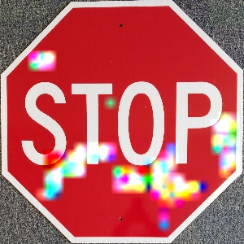
#> input picture GRAPHITE/example_outputs/stop_to_ped_attack.png, 244 x 244 px
$ python extract_image.py
#> lines starting #> are read from the running program, lines starting #| are printed output that depends on the picture; pictures that were not available may be replaced by others from this repository, and a replacement may not be noted
import cv2
import numpy as np
import os

img = cv2.imread('stop_to_ped_attack.png')
#> img is the input picture: shape (244, 244, 3); mean B, G, R 99.1, 95.4, 187.1
print(img.shape)
#| (244, 244, 3)
masked_img = cv2.imread('stop_to_ped_mask.png')
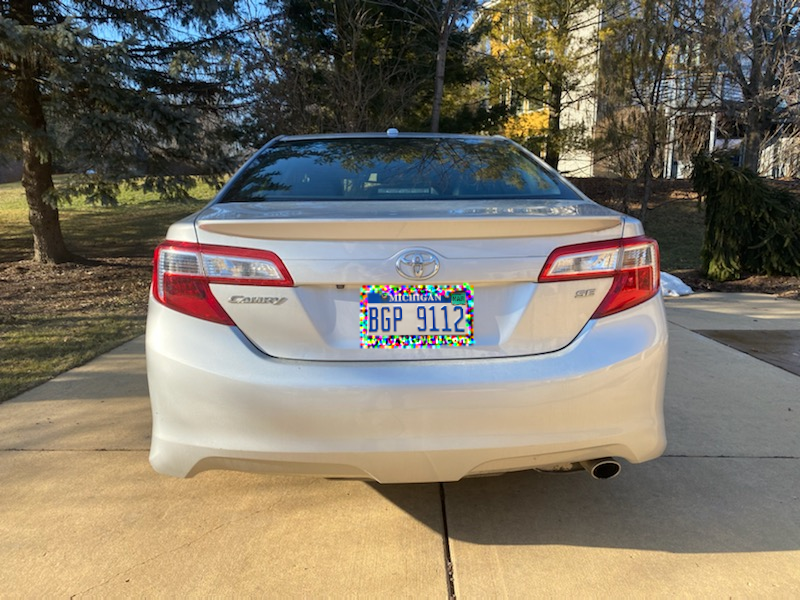
#> input picture GRAPHITE/example_outputs/camry_attack.png, 800 x 600 px, given in place of stop_to_ped_mask.png, which was not available
#> masked_img is the input picture: shape (600, 800, 3); mean B, G, R 104.6, 119.5, 127.5

masked_img = cv2.resize(masked_img,(244,244))
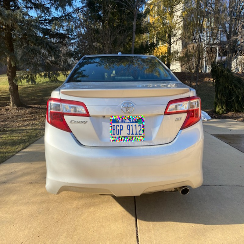
#> masked_img: shape (244, 244, 3); mean B, G, R 104.5, 119.4, 127.5
masked_img = cv2.cvtColor(masked_img, cv2.COLOR_BGR2GRAY)
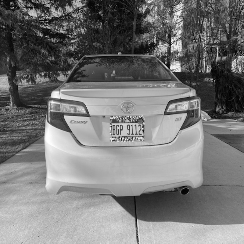
#> masked_img: shape (244, 244); min 1, max 255, mean 120.1
masked_img = masked_img.astype('uint8')


resultimage = cv2.bitwise_and(img, img, mask = masked_img)
resultimage[masked_img == 0] =255

cv2.imwrite('/usr/users/attaquesetdefensessurlia/mangineli/GRAPHITE/example_outputs/stop_to_ped_attack_extracted.png',resultimage)
